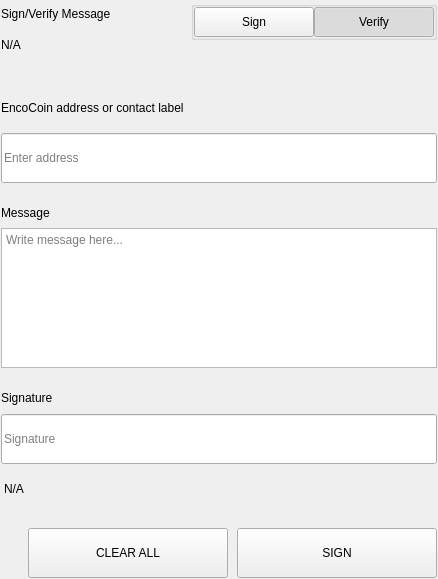
<?xml version="1.0" encoding="UTF-8"?>
<ui version="4.0">
 <class>SettingsSignMessageWidgets</class>
 <widget class="QWidget" name="SettingsSignMessageWidgets">
  <property name="geometry">
   <rect>
    <x>0</x>
    <y>0</y>
    <width>438</width>
    <height>579</height>
   </rect>
  </property>
  <property name="windowTitle">
   <string>Form</string>
  </property>
  <layout class="QVBoxLayout" name="verticalLayout">
   <property name="spacing">
    <number>0</number>
   </property>
   <property name="leftMargin">
    <number>0</number>
   </property>
   <property name="topMargin">
    <number>0</number>
   </property>
   <property name="rightMargin">
    <number>0</number>
   </property>
   <property name="bottomMargin">
    <number>0</number>
   </property>
   <item>
    <widget class="QWidget" name="left" native="true">
     <layout class="QVBoxLayout" name="verticalLayout_3">
      <property name="leftMargin">
       <number>0</number>
      </property>
      <property name="topMargin">
       <number>0</number>
      </property>
      <property name="rightMargin">
       <number>0</number>
      </property>
      <property name="bottomMargin">
       <number>0</number>
      </property>
      <item>
       <widget class="QWidget" name="container_sign" native="true">
        <layout class="QVBoxLayout" name="verticalLayout_2">
         <property name="spacing">
          <number>0</number>
         </property>
         <property name="leftMargin">
          <number>1</number>
         </property>
         <property name="topMargin">
          <number>1</number>
         </property>
         <property name="rightMargin">
          <number>1</number>
         </property>
         <property name="bottomMargin">
          <number>1</number>
         </property>
         <item>
          <layout class="QHBoxLayout" name="horizontalLayout_3" stretch="3,1">
           <property name="spacing">
            <number>40</number>
           </property>
           <item>
            <layout class="QVBoxLayout" name="verticalLayoutTitle">
             <property name="spacing">
              <number>5</number>
             </property>
             <item>
              <widget class="QLabel" name="labelTitle">
               <property name="text">
                <string>Sign/Verify Message</string>
               </property>
              </widget>
             </item>
             <item>
              <widget class="QLabel" name="labelSubtitle1">
               <property name="text">
                <string notr="true">N/A</string>
               </property>
               <property name="wordWrap">
                <bool>true</bool>
               </property>
              </widget>
             </item>
            </layout>
           </item>
           <item alignment="Qt::AlignRight|Qt::AlignTop">
            <widget class="QWidget" name="containerSwitch" native="true">
             <property name="styleSheet">
              <string notr="true">#containerSwitch{
	padding-top:9px;
}</string>
             </property>
             <layout class="QVBoxLayout" name="verticalLayout_6">
              <property name="spacing">
               <number>4</number>
              </property>
              <property name="leftMargin">
               <number>0</number>
              </property>
              <property name="topMargin">
               <number>0</number>
              </property>
              <property name="rightMargin">
               <number>0</number>
              </property>
              <property name="bottomMargin">
               <number>0</number>
              </property>
              <item alignment="Qt::AlignRight">
               <widget class="QGroupBox" name="groupBox">
                <property name="sizePolicy">
                 <sizepolicy hsizetype="Fixed" vsizetype="Preferred">
                  <horstretch>0</horstretch>
                  <verstretch>0</verstretch>
                 </sizepolicy>
                </property>
                <property name="title">
                 <string/>
                </property>
                <property name="alignment">
                 <set>Qt::AlignRight|Qt::AlignTop|Qt::AlignTrailing</set>
                </property>
                <layout class="QHBoxLayout" name="horizontalLayout_4">
                 <property name="spacing">
                  <number>0</number>
                 </property>
                 <property name="leftMargin">
                  <number>0</number>
                 </property>
                 <property name="topMargin">
                  <number>0</number>
                 </property>
                 <property name="rightMargin">
                  <number>0</number>
                 </property>
                 <property name="bottomMargin">
                  <number>0</number>
                 </property>
                 <item>
                  <widget class="QPushButton" name="pushSign">
                   <property name="minimumSize">
                    <size>
                     <width>120</width>
                     <height>30</height>
                    </size>
                   </property>
                   <property name="maximumSize">
                    <size>
                     <width>120</width>
                     <height>30</height>
                    </size>
                   </property>
                   <property name="focusPolicy">
                    <enum>Qt::NoFocus</enum>
                   </property>
                   <property name="text">
                    <string>Sign</string>
                   </property>
                   <property name="checkable">
                    <bool>true</bool>
                   </property>
                   <property name="autoExclusive">
                    <bool>true</bool>
                   </property>
                  </widget>
                 </item>
                 <item>
                  <widget class="QPushButton" name="pushVerify">
                   <property name="minimumSize">
                    <size>
                     <width>120</width>
                     <height>30</height>
                    </size>
                   </property>
                   <property name="maximumSize">
                    <size>
                     <width>120</width>
                     <height>30</height>
                    </size>
                   </property>
                   <property name="focusPolicy">
                    <enum>Qt::NoFocus</enum>
                   </property>
                   <property name="text">
                    <string>Verify</string>
                   </property>
                   <property name="checkable">
                    <bool>true</bool>
                   </property>
                   <property name="checked">
                    <bool>true</bool>
                   </property>
                   <property name="autoExclusive">
                    <bool>true</bool>
                   </property>
                  </widget>
                 </item>
                </layout>
               </widget>
              </item>
              <item alignment="Qt::AlignHCenter|Qt::AlignTop">
               <widget class="QLabel" name="labelSubtitleSwitch">
                <property name="text">
                 <string/>
                </property>
                <property name="alignment">
                 <set>Qt::AlignRight|Qt::AlignTrailing|Qt::AlignVCenter</set>
                </property>
               </widget>
              </item>
             </layout>
            </widget>
           </item>
          </layout>
         </item>
         <item>
          <spacer name="verticalSpacer_2">
           <property name="orientation">
            <enum>Qt::Vertical</enum>
           </property>
           <property name="sizeType">
            <enum>QSizePolicy::Fixed</enum>
           </property>
           <property name="sizeHint" stdset="0">
            <size>
             <width>20</width>
             <height>40</height>
            </size>
           </property>
          </spacer>
         </item>
         <item>
          <widget class="QWidget" name="containerAddress" native="true">
           <property name="sizePolicy">
            <sizepolicy hsizetype="Preferred" vsizetype="Fixed">
             <horstretch>0</horstretch>
             <verstretch>0</verstretch>
            </sizepolicy>
           </property>
           <layout class="QVBoxLayout" name="verticalLayout_5" stretch="0,0">
            <property name="spacing">
             <number>15</number>
            </property>
            <property name="leftMargin">
             <number>0</number>
            </property>
            <property name="topMargin">
             <number>0</number>
            </property>
            <property name="rightMargin">
             <number>0</number>
            </property>
            <property name="bottomMargin">
             <number>0</number>
            </property>
            <item>
             <widget class="QLabel" name="labelSubtitleAddress">
              <property name="minimumSize">
               <size>
                <width>0</width>
                <height>20</height>
               </size>
              </property>
              <property name="maximumSize">
               <size>
                <width>16777215</width>
                <height>20</height>
               </size>
              </property>
              <property name="text">
               <string>EncoCoin address or contact label</string>
              </property>
             </widget>
            </item>
            <item>
             <widget class="QLineEdit" name="addressIn_SM">
              <property name="minimumSize">
               <size>
                <width>0</width>
                <height>50</height>
               </size>
              </property>
              <property name="maximumSize">
               <size>
                <width>16777215</width>
                <height>50</height>
               </size>
              </property>
              <property name="placeholderText">
               <string>Enter address</string>
              </property>
             </widget>
            </item>
           </layout>
          </widget>
         </item>
         <item>
          <spacer name="verticalSpacer_3">
           <property name="orientation">
            <enum>Qt::Vertical</enum>
           </property>
           <property name="sizeType">
            <enum>QSizePolicy::Fixed</enum>
           </property>
           <property name="sizeHint" stdset="0">
            <size>
             <width>20</width>
             <height>20</height>
            </size>
           </property>
          </spacer>
         </item>
         <item>
          <layout class="QVBoxLayout" name="verticalLayout_9">
           <property name="spacing">
            <number>5</number>
           </property>
           <item>
            <widget class="QLabel" name="labelSubtitleMessage">
             <property name="minimumSize">
              <size>
               <width>0</width>
               <height>20</height>
              </size>
             </property>
             <property name="maximumSize">
              <size>
               <width>16777215</width>
               <height>20</height>
              </size>
             </property>
             <property name="text">
              <string>Message</string>
             </property>
            </widget>
           </item>
           <item>
            <widget class="QPlainTextEdit" name="messageIn_SM">
             <property name="minimumSize">
              <size>
               <width>0</width>
               <height>140</height>
              </size>
             </property>
             <property name="maximumSize">
              <size>
               <width>16777215</width>
               <height>140</height>
              </size>
             </property>
             <property name="placeholderText">
              <string>Write message here...</string>
             </property>
            </widget>
           </item>
          </layout>
         </item>
         <item>
          <spacer name="verticalSpacer_4">
           <property name="orientation">
            <enum>Qt::Vertical</enum>
           </property>
           <property name="sizeType">
            <enum>QSizePolicy::Fixed</enum>
           </property>
           <property name="sizeHint" stdset="0">
            <size>
             <width>20</width>
             <height>20</height>
            </size>
           </property>
          </spacer>
         </item>
         <item>
          <widget class="QWidget" name="widget" native="true">
           <property name="minimumSize">
            <size>
             <width>0</width>
             <height>75</height>
            </size>
           </property>
           <property name="maximumSize">
            <size>
             <width>16777215</width>
             <height>16777215</height>
            </size>
           </property>
           <layout class="QVBoxLayout" name="verticalLayout_4">
            <property name="leftMargin">
             <number>0</number>
            </property>
            <property name="topMargin">
             <number>0</number>
            </property>
            <property name="rightMargin">
             <number>0</number>
            </property>
            <property name="bottomMargin">
             <number>0</number>
            </property>
            <item>
             <widget class="QLabel" name="labelSubtitleSignature">
              <property name="minimumSize">
               <size>
                <width>0</width>
                <height>20</height>
               </size>
              </property>
              <property name="maximumSize">
               <size>
                <width>16777215</width>
                <height>20</height>
               </size>
              </property>
              <property name="text">
               <string>Signature</string>
              </property>
             </widget>
            </item>
            <item>
             <widget class="QLineEdit" name="signatureOut_SM">
              <property name="minimumSize">
               <size>
                <width>0</width>
                <height>50</height>
               </size>
              </property>
              <property name="placeholderText">
               <string>Signature</string>
              </property>
             </widget>
            </item>
           </layout>
          </widget>
         </item>
         <item>
          <widget class="QLabel" name="statusLabel_SM">
           <property name="styleSheet">
            <string notr="true">padding-top:5px;</string>
           </property>
           <property name="text">
            <string notr="true">N/A</string>
           </property>
          </widget>
         </item>
         <item>
          <spacer name="verticalSpacer">
           <property name="orientation">
            <enum>Qt::Vertical</enum>
           </property>
           <property name="sizeType">
            <enum>QSizePolicy::Fixed</enum>
           </property>
           <property name="sizeHint" stdset="0">
            <size>
             <width>20</width>
             <height>20</height>
            </size>
           </property>
          </spacer>
         </item>
         <item>
          <layout class="QHBoxLayout" name="horizontalLayout_7">
           <property name="spacing">
            <number>9</number>
           </property>
           <item>
            <spacer name="horizontalSpacer_5">
             <property name="orientation">
              <enum>Qt::Horizontal</enum>
             </property>
             <property name="sizeType">
              <enum>QSizePolicy::Expanding</enum>
             </property>
             <property name="sizeHint" stdset="0">
              <size>
               <width>40</width>
               <height>20</height>
              </size>
             </property>
            </spacer>
           </item>
           <item>
            <widget class="QPushButton" name="pushButtonClear">
             <property name="minimumSize">
              <size>
               <width>200</width>
               <height>50</height>
              </size>
             </property>
             <property name="focusPolicy">
              <enum>Qt::NoFocus</enum>
             </property>
             <property name="text">
              <string>CLEAR ALL</string>
             </property>
            </widget>
           </item>
           <item>
            <widget class="QPushButton" name="pushButtonSave">
             <property name="minimumSize">
              <size>
               <width>200</width>
               <height>50</height>
              </size>
             </property>
             <property name="maximumSize">
              <size>
               <width>200</width>
               <height>50</height>
              </size>
             </property>
             <property name="focusPolicy">
              <enum>Qt::NoFocus</enum>
             </property>
             <property name="text">
              <string>SIGN</string>
             </property>
            </widget>
           </item>
          </layout>
         </item>
        </layout>
       </widget>
      </item>
     </layout>
    </widget>
   </item>
  </layout>
 </widget>
 <resources/>
 <connections/>
</ui>
